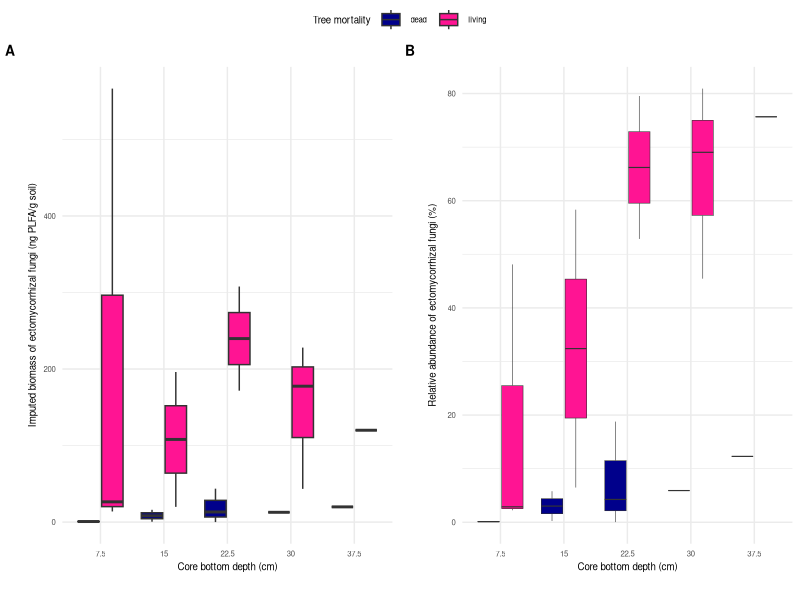
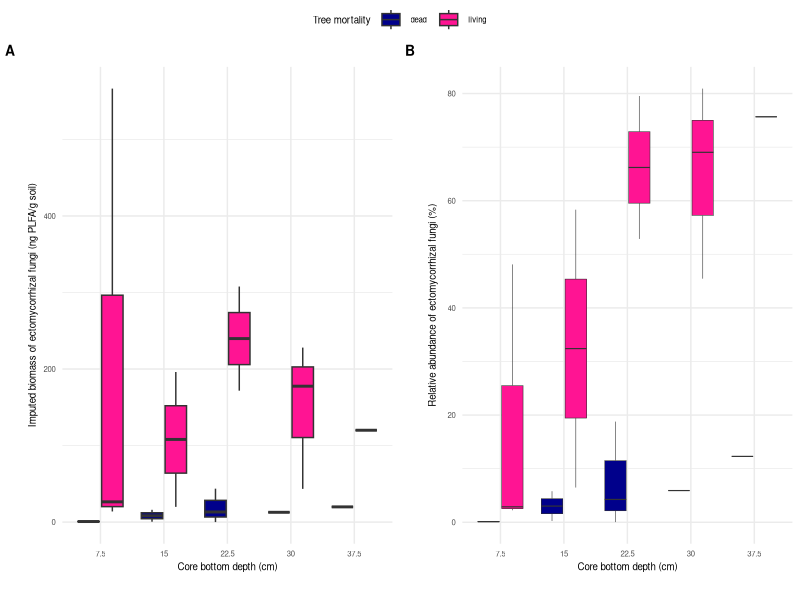
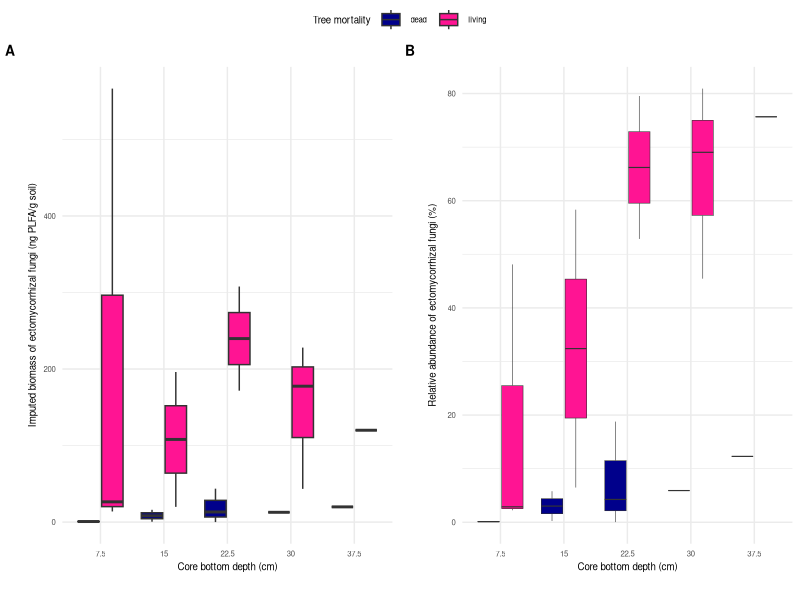
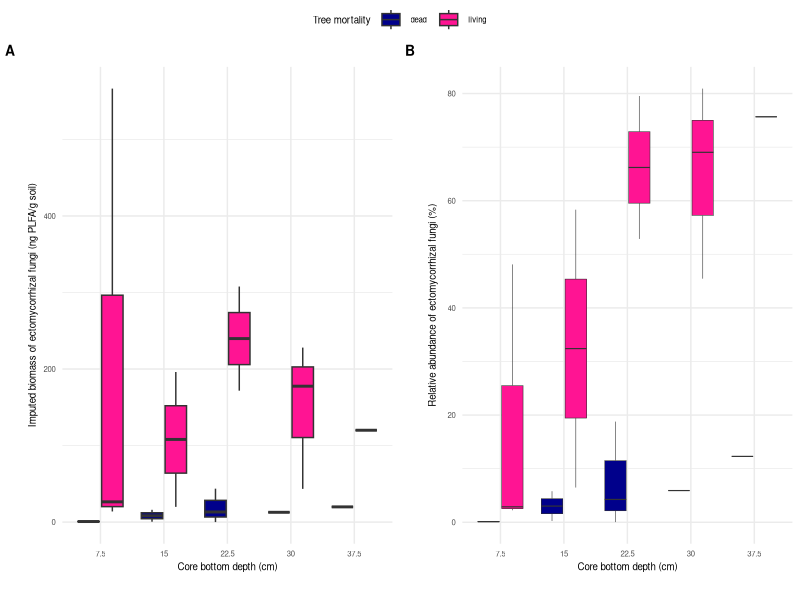

Here is the R script that generated these plots, in order:
## ---- chunk 1
knitr::opts_chunk$set(echo = TRUE)
## ---- chunk 2
library(tidyverse)
library(gridExtra)
library(ggpubr)
## ---- chunk 3
RNA_based_fungal_trait_relabund <- read.csv("../../Analysis/Microbial Communities/Imputed Biomass/Results/RNA_based_fungal_trait_relabund_mip.csv")
RNA_fungal_trait_biomass <- read.csv("../../Analysis/Microbial Communities/Imputed Biomass/Results/RNA_based_fungal_trait_biomass_mip.csv")
## ---- chunk 4
discrete.depth = mutate(RNA_based_fungal_trait_relabund, core_bottom_depth_cm = as.character(core_bottom_depth_cm)) # make a dataframe in which depth is a discrete variable
discrete.depth$core_bottom_depth_cm <- factor(discrete.depth$core_bottom_depth_cm, levels=c("7.5", "15", "22.5", "30", "37.5", "45")) # put the levels of depth in order
## ---- chunk 5
fontSizeControl = theme(text = element_text(size = 7)) # code to add to each ggplot to set font size

makeMargins = theme(plot.margin = margin(t = 20, r = 5.5, b = 20, l = 20)) # widen left margin of each plot so the panel labels can fit in top left. 5.5 is default pt size for margins in ggplot.

boxplot_thinlines = geom_boxplot(linewidth = 0.2)

add_leg_box = theme(
    legend.background = element_rect(
      color = "black",
      linewidth = 0.5,
      linetype = "solid"
    )
  )
## ---- chunk 6
# make boxplot: 
relab = ggplot(discrete.depth, aes(x = core_bottom_depth_cm, y = 100*ectomycorrhizal, fill = Tree_Health)) + # 'ectomycorrhizal' is a proportion; 100*ectomycorrhizal is a percentage
  boxplot_thinlines +
  labs(x = "Core bottom depth (cm)", y =  "Relative abundance of ectomycorrhizal fungi (%)") +
  theme_minimal() + 
  scale_fill_manual(name = "Tree mortality", values = c("darkblue", "deeppink")) + # colorblind-friendly colors 
  makeMargins +
  fontSizeControl
## ---- chunk 7
# make imputed biomass half of the figure
discrete.depth = mutate(RNA_fungal_trait_biomass, core_bottom_depth_cm = as.character(core_bottom_depth_cm)) # make a dataframe in which depth is a discrete variable
discrete.depth$core_bottom_depth_cm <- factor(discrete.depth$core_bottom_depth_cm, levels=c("7.5", "15", "22.5", "30", "37.5", "45")) # put the levels of depth in order

# make boxplot:
mass = ggplot(discrete.depth, aes(x = core_bottom_depth_cm, y = ectomycorrhizal, fill = Tree_Health)) + # 'ectomycorrhizal' is a proportion; 100*ectomycorrhizal is a percentage
  geom_boxplot() +
  labs(x = "Core bottom depth (cm)", y = "Imputed biomass of ectomycorrhizal fungi (ng PLFA/g soil)") +
  theme_minimal()  + 
  scale_fill_manual(name = "Tree mortality", values = c("darkblue", "deeppink")) + # colorblind-friendly colors 
  makeMargins +
  fontSizeControl
## ---- chunk 8
# make combined figure with each boxplot as a panel 

supFig5 = ggpubr::ggarrange(
  mass, relab, # list of boxplots
  labels = c("A", "B"), 
  font.label = list(size = 10, color = "black", face = "bold", family = NULL),
  widths = c(5,5),
  common.legend = TRUE, # same legend showing how color maps to tree mortality
  legend = "top", # common legend sits above boxplot panels
  align = "hv", # Align boxplots, horizontally and vertically
  nrow = 1 # boxplots arranged in a single row
)
supFig5
## ---- chunk 9
# create the jpg figure file in this results folder and in the reports folder

jpeg("Results/sup_fig_5_ecm_depth.jpg", width = w_i * ppi, height = h_i * ppi, res = ppi)

supFig5
dev.off()
## ---- chunk 10
# save as pdf
  ggsave(plot = supFig5, filename = ("Results/sup_fig_5_ecm_depth.pdf"), device = "pdf", height = 6, width = 11, units = "in")
  ggsave(plot = supFig5, filename = ("../../Reports/Supplementary Material/Figures/sup_fig_5_ecm_depth.pdf"), device = "pdf", height = 6, width = 11, units = "in")
